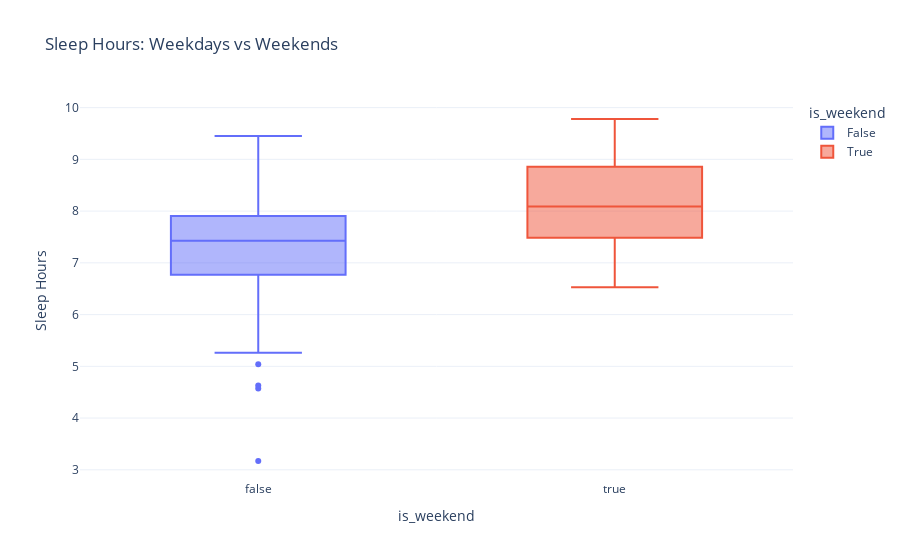

The notebook cell saved with this chart:
### Code cell
# Create a box plot for sleep hours comparing weekdays and weekends
fig = px.box(
    fitness_data,
    x='is_weekend',
    y='sleep_hours',
    title='Sleep Hours: Weekdays vs Weekends',
    labels={'weekend': 'Day Type (Weekday or Weekend)', 'sleep_hours': 'Sleep Hours'},
    template='plotly_white',
    color='is_weekend'
)

# Display the box plot
fig.show()

### Figure 1 — Plotly figure (JSON) as saved in the notebook; plotly's stock layout.template omitted (floating-point values rounded to 4 significant figures; data arrays with more than 128 entries replaced by an {"elided": "..."} marker saying what was removed)
{"data": [{"alignmentgroup": "True", "hovertemplate": "is_weekend=%{x}<br>Sleep Hours=%{y}<extra></extra>", "legendgroup": "False", "marker": {"color": "#636efa"}, "name": "False", "notched": false, "offsetgroup": "False", "orientation": "v", "showlegend": true, "type": "box", "x": {"elided": "133 bool values"}, "x0": " ", "xaxis": "x", "y": {"elided": "133 float values"}, "y0": " ", "yaxis": "y"}, {"alignmentgroup": "True", "hovertemplate": "is_weekend=%{x}<br>Sleep Hours=%{y}<extra></extra>", "legendgroup": "True", "marker": {"color": "#EF553B"}, "name": "True", "notched": false, "offsetgroup": "True", "orientation": "v", "showlegend": true, "type": "box", "x": [true, true, true, true, true, true, true, true, true, true, true, true, true, true, true, true, true, true, true, true, true, true, true, true, true, true, true, true, true, true, true, true, true, true, true, true, true, true, true, true, true, true, true, true, true, true, true, true, true, true, true, true], "x0": " ", "xaxis": "x", "y": [8.04, 9.44, 7.16, 8.86, 7.48, 8.05, 7.91, 9.12, 7.75, 9.39, 6.66, 8.98, 6.88, 9.61, 6.53, 8.85, 7.23, 8.64, 7.68, 8.09, 7.571, 8.1, 7.59, 8.66, 6.91, 7.5, 7.51, 8.74, 7.33, 8.49, 8.18, 9.39, 6.96, 9.18, 7.94, 9.59, 8.52, 8.83, 8.076, 9.29, 7.97, 8.351, NaN, 9.02, 6.89, 9.62, 7.32, 8.74, 7.4, 8.64, 9.78, 6.55], "y0": " ", "yaxis": "y"}], "layout": {"boxmode": "overlay", "legend": {"title": {"text": "is_weekend"}, "tracegroupgap": 0}, "title": {"text": "Sleep Hours: Weekdays vs Weekends"}, "xaxis": {"anchor": "y", "categoryarray": [false, true], "categoryorder": "array", "domain": [0, 1], "title": {"text": "is_weekend"}}, "yaxis": {"anchor": "x", "domain": [0, 1], "title": {"text": "Sleep Hours"}}}}
